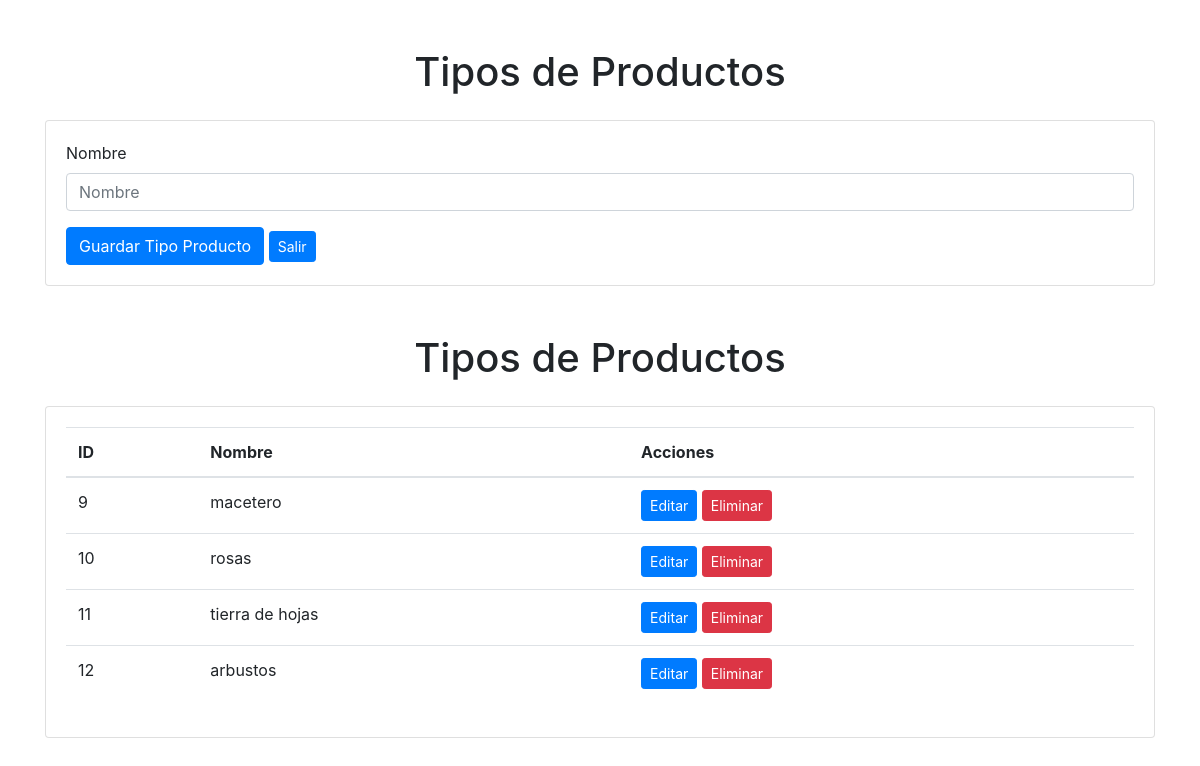
Screenshot of /administrar/mantenedorTipoProducto/ with the database file from the repository.
### aplicacion/models.py (models this page shows, shortened)
class TipoProducto(models.Model):
    IdTipoProducto = models.AutoField(primary_key=True)
    nombre = models.CharField(max_length=255)

### aplicacion/views.py (the view)
# urls.py: path('administrar/mantenedorTipoProducto/', views.mantenedorTipoProducto, name='mantenedorTipoProducto'),
@csrf_exempt
def mantenedorTipoProducto(request):
    tipos_productos = TipoProducto.objects.all()  # Obtiene todos los objetos de TipoUsuario
    return render(request, 'aplicacion/tipoproducto.html', {'tipos_productos': tipos_productos})

### aplicacion/templates/aplicacion/tipoproducto.html (shortened to what this page needs)
{% load static %}
<!DOCTYPE html>
<html lang="es">
<head>
    <link rel="stylesheet" href="{% static 'css/style.css' %}">
    <link rel="stylesheet" href="https://stackpath.bootstrapcdn.com/bootstrap/4.5.2/css/bootstrap.min.css">
</head>
<body>
    <div class="container mt-5">
        <h1 class="text-center">Tipos de Productos</h1>
        <div class="card mt-4">
            <div class="card-body">
                <form>
                    <div class="form-group">
                        <label for="nombre">Nombre</label>
                        <input type="text" class="form-control" id="nombre" placeholder="Nombre">
                    </div>
                    <button type="button" class="btn btn-primary" onclick="agregarTipoProducto();">Guardar Tipo Producto</button>
                    <a href=".." class="btn btn-sm btn-primary">Salir</a>
                </form>
            </div>
        </div>
    </div>
    <div class="container mt-5">
        <h1 class="text-center">Tipos de Productos</h1>
        <div class="card mt-4">
            <div class="card-body">
                <table class="table">
                    <thead>
                        <tr>
                            <th>ID</th>
                            <th>Nombre</th>
                            <th>Acciones</th>
                        </tr>
                    </thead>
                    <tbody>
                        {% for tipo_producto in tipos_productos %}
                        <tr>
                            <td>{{ tipo_producto.IdTipoProducto }}</td>
                            <td>{{ tipo_producto.nombre }}</td>
                            <td>
                                <a href="{% url 'editar_tipo_producto' tipo_producto.IdTipoProducto %}" class="btn btn-sm btn-primary">Editar</a>
                                <a href="{% url 'eliminar_tipo_producto' tipo_producto.IdTipoProducto %}" class="btn btn-sm btn-danger">Eliminar</a>
                            </td>
                        </tr>
                        {% endfor %}
                    </tbody>
                </table>
            </div>
        </div>
    </div>
</body>
</html>

### rows the page displays
TipoProducto: IdTipoProducto "9", nombre "macetero"
TipoProducto: IdTipoProducto "10", nombre "rosas"
TipoProducto: IdTipoProducto "11", nombre "tierra de hojas"
TipoProducto: IdTipoProducto "12", nombre "arbustos"
